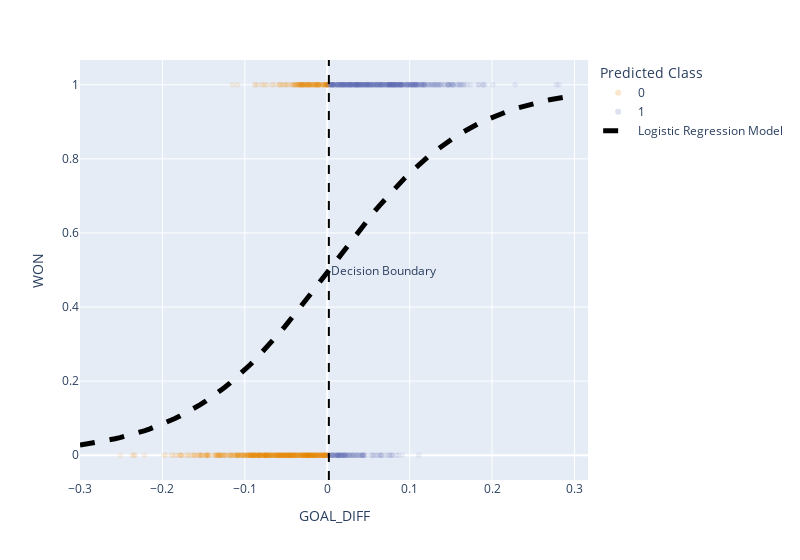

Notebook source saved alongside this figure:
### Code cell
games["Predicted Class"] = pd.Categorical(classes)

test_points = pd.DataFrame({"GOAL_DIFF": np.linspace(-0.3, 0.3, 100)})
test_points["Predicted Prob"] = model.predict_proba(test_points)[:, 1]

fig = px.scatter(games, x="GOAL_DIFF", y="WON", color="Predicted Class", opacity=0.1)

# Add the logistic regression model predictions
fig.add_trace(go.Scatter(x=test_points["GOAL_DIFF"], y=test_points["Predicted Prob"], 
                         mode="lines", name="Logistic Regression Model", 
                         line_color="black", line_width=5, line_dash="dash"))
fig.add_vline(x = -model.intercept_[0]/model.coef_[0][0], line_dash="dash", 
              line_color="black",
              annotation_text="Decision Boundary", 
              annotation_position="right")

### Figure 1 — Plotly figure (JSON) as saved in the notebook; plotly's stock layout.template omitted (floating-point values rounded to 4 significant figures; data arrays with more than 128 entries replaced by an {"elided": "..."} marker saying what was removed)
{"data": [{"hovertemplate": "Predicted Class=0<br>GOAL_DIFF=%{x}<br>WON=%{y}<extra></extra>", "legendgroup": "0", "marker": {"color": "rgb(229, 134, 6)", "opacity": 0.1, "symbol": "circle"}, "mode": "markers", "name": "0", "showlegend": true, "type": "scattergl", "x": {"elided": "650 float values"}, "xaxis": "x", "y": {"elided": "650 int values"}, "yaxis": "y"}, {"hovertemplate": "Predicted Class=1<br>GOAL_DIFF=%{x}<br>WON=%{y}<extra></extra>", "legendgroup": "1", "marker": {"color": "rgb(93, 105, 177)", "opacity": 0.1, "symbol": "circle"}, "mode": "markers", "name": "1", "showlegend": true, "type": "scattergl", "x": {"elided": "580 float values"}, "xaxis": "x", "y": {"elided": "580 int values"}, "yaxis": "y"}, {"line": {"color": "black", "dash": "dash", "width": 5}, "mode": "lines", "name": "Logistic Regression Model", "type": "scatter", "x": [-0.3, -0.2939, -0.2879, -0.2818, -0.2758, -0.2697, -0.2636, -0.2576, -0.2515, -0.2455, -0.2394, -0.2333, -0.2273, -0.2212, -0.2152, -0.2091, -0.203, -0.197, -0.1909, -0.1848, -0.1788, -0.1727, -0.1667, -0.1606, -0.1545, -0.1485, -0.1424, -0.1364, -0.1303, -0.1242, -0.1182, -0.1121, -0.1061, -0.1, -0.09394, -0.08788, -0.08182, -0.07576, -0.0697, -0.06364, -0.05758, -0.05152, -0.04545, -0.03939, -0.03333, -0.02727, -0.02121, -0.01515, -0.009091, -0.00303, 0.00303, 0.009091, 0.01515, 0.02121, 0.02727, 0.03333, 0.03939, 0.04545, 0.05152, 0.05758, 0.06364, 0.0697, 0.07576, 0.08182, 0.08788, 0.09394, 0.1, 0.1061, 0.1121, 0.1182, 0.1242, 0.1303, 0.1364, 0.1424, 0.1485, 0.1545, 0.1606, 0.1667, 0.1727, 0.1788, 0.1848, 0.1909, 0.197, 0.203, 0.2091, 0.2152, 0.2212, 0.2273, 0.2333, 0.2394, 0.2455, 0.2515, 0.2576, 0.2636, 0.2697, 0.2758, 0.2818, 0.2879, 0.2939, 0.3], "y": [0.0274, 0.02938, 0.03149, 0.03375, 0.03617, 0.03875, 0.04151, 0.04445, 0.0476, 0.05095, 0.05453, 0.05834, 0.06241, 0.06673, 0.07134, 0.07623, 0.08143, 0.08695, 0.09281, 0.09902, 0.1056, 0.1126, 0.1199, 0.1277, 0.1359, 0.1445, 0.1536, 0.1632, 0.1732, 0.1837, 0.1947, 0.2061, 0.2181, 0.2306, 0.2435, 0.257, 0.2709, 0.2853, 0.3001, 0.3154, 0.331, 0.3471, 0.3635, 0.3802, 0.3972, 0.4145, 0.432, 0.4497, 0.4675, 0.4853, 0.5032, 0.5211, 0.539, 0.5567, 0.5743, 0.5917, 0.6089, 0.6259, 0.6425, 0.6588, 0.6747, 0.6902, 0.7053, 0.72, 0.7342, 0.7479, 0.7612, 0.774, 0.7863, 0.7981, 0.8094, 0.8202, 0.8305, 0.8403, 0.8497, 0.8586, 0.8671, 0.8752, 0.8828, 0.89, 0.8968, 0.9033, 0.9093, 0.9151, 0.9205, 0.9256, 0.9304, 0.9349, 0.9391, 0.9431, 0.9468, 0.9503, 0.9536, 0.9566, 0.9595, 0.9622, 0.9647, 0.9671, 0.9693, 0.9714]}], "layout": {"annotations": [{"showarrow": false, "text": "Decision Boundary", "x": 0.001937, "xanchor": "left", "xref": "x", "y": 0.5, "yanchor": "middle", "yref": "y domain"}], "legend": {"title": {"text": "Predicted Class"}, "tracegroupgap": 0}, "margin": {"t": 60}, "shapes": [{"line": {"color": "black", "dash": "dash"}, "type": "line", "x0": 0.001937, "x1": 0.001937, "xref": "x", "y0": 0, "y1": 1, "yref": "y domain"}], "width": 800, "xaxis": {"anchor": "y", "domain": [0, 1], "title": {"text": "GOAL_DIFF"}}, "yaxis": {"anchor": "x", "domain": [0, 1], "title": {"text": "WON"}}}}
